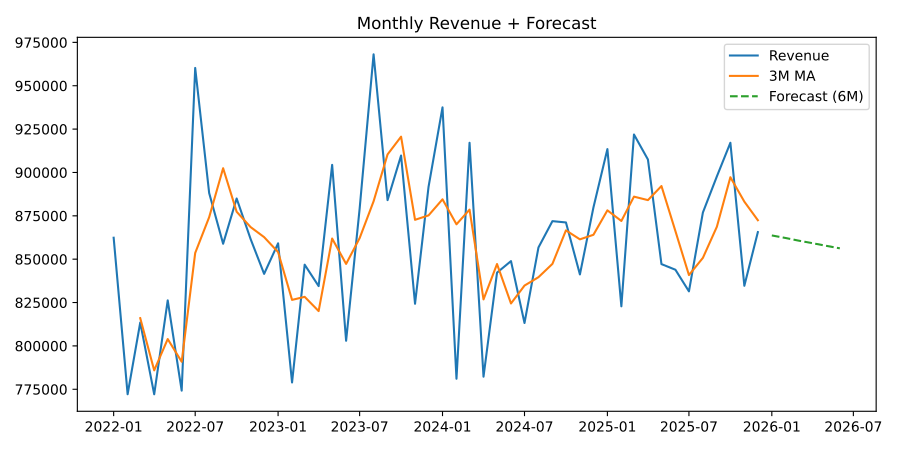

Reproduce this figure in Python.
"""Sales EDA + naive forecast → eda_forecast.pdf"""
import sys, pandas as pd, numpy as np, matplotlib.pyplot as plt
from matplotlib.backends.backend_pdf import PdfPages
src = sys.argv[1] if len(sys.argv)>1 else "../data/sales_transactions.csv"
df = pd.read_csv(src, parse_dates=["Date"])
m = df.groupby(df.Date.dt.to_period("M")).agg(Revenue=("Revenue","sum"), Profit=("Profit","sum"))
m.index = m.index.to_timestamp()
m["MA3"] = m.Revenue.rolling(3).mean()
# 6-month forecast: linear trend on last 12 months
last = m.tail(12).reset_index(drop=True)
slope, intercept = np.polyfit(last.index, last.Revenue, 1)
fc_idx = pd.date_range(m.index[-1] + pd.offsets.MonthBegin(), periods=6, freq="MS")
fc = pd.Series([intercept + slope*(len(last)+i) for i in range(6)], index=fc_idx)
with PdfPages("eda_forecast.pdf") as pdf:
    fig,ax=plt.subplots(figsize=(9,4.5))
    ax.plot(m.index, m.Revenue, label="Revenue"); ax.plot(m.index, m.MA3, label="3M MA")
    ax.plot(fc.index, fc.values, "--", label="Forecast (6M)")
    ax.set_title("Monthly Revenue + Forecast"); ax.legend(); plt.tight_layout(); pdf.savefig(fig); plt.close(fig)
    for col in ["Region","Channel","Category","Segment"]:
        g = df.groupby(col).Revenue.sum().sort_values(ascending=False)
        fig,ax=plt.subplots(figsize=(8,4.5))
        ax.bar(g.index.astype(str), g.values, color="#1F77B4")
        ax.set_title(f"Revenue by {col}"); plt.xticks(rotation=20); plt.tight_layout(); pdf.savefig(fig); plt.close(fig)
print("wrote eda_forecast.pdf")
